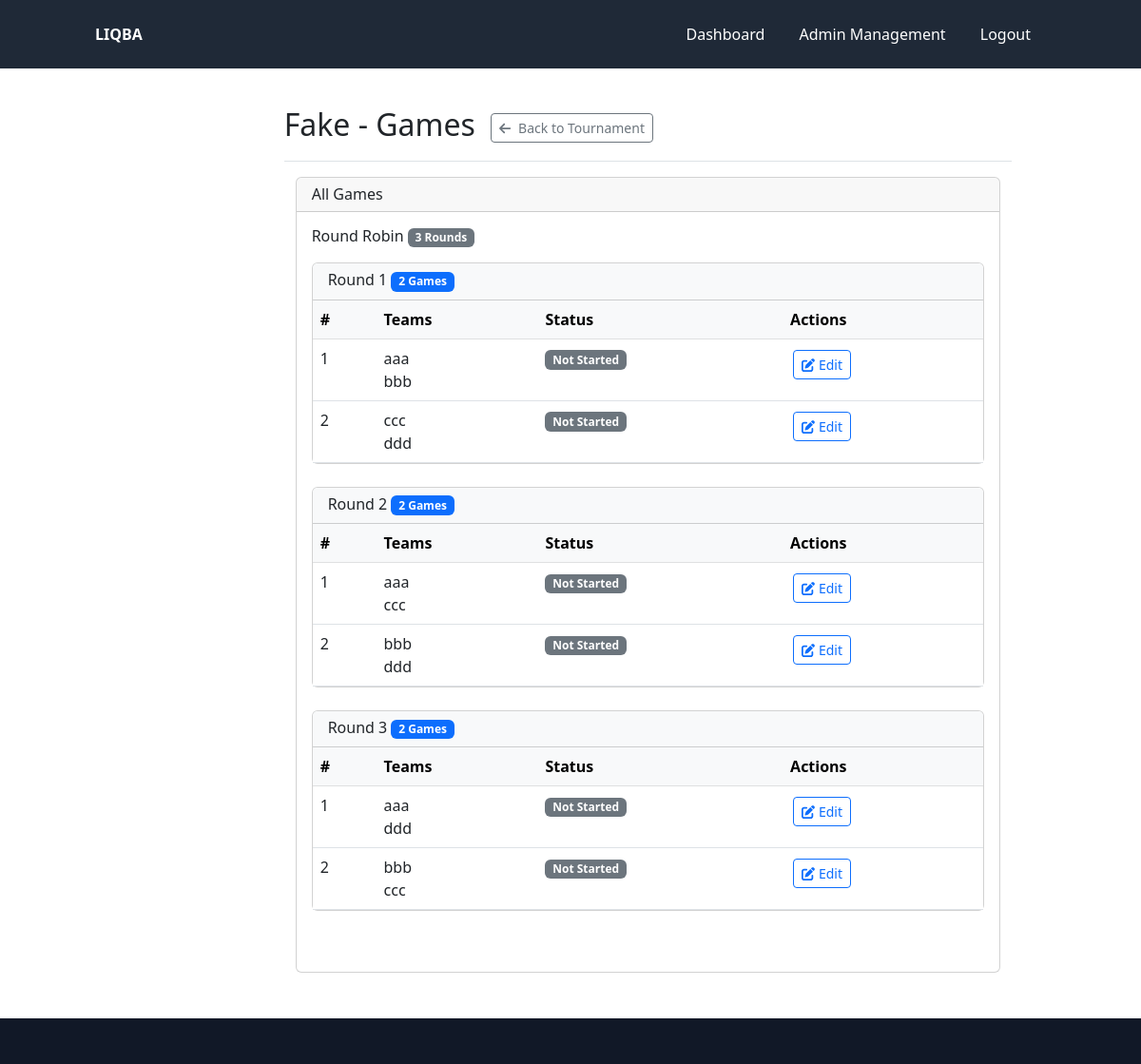
The page /admin/tournament/1/games (signed in) on the database as committed earlier.
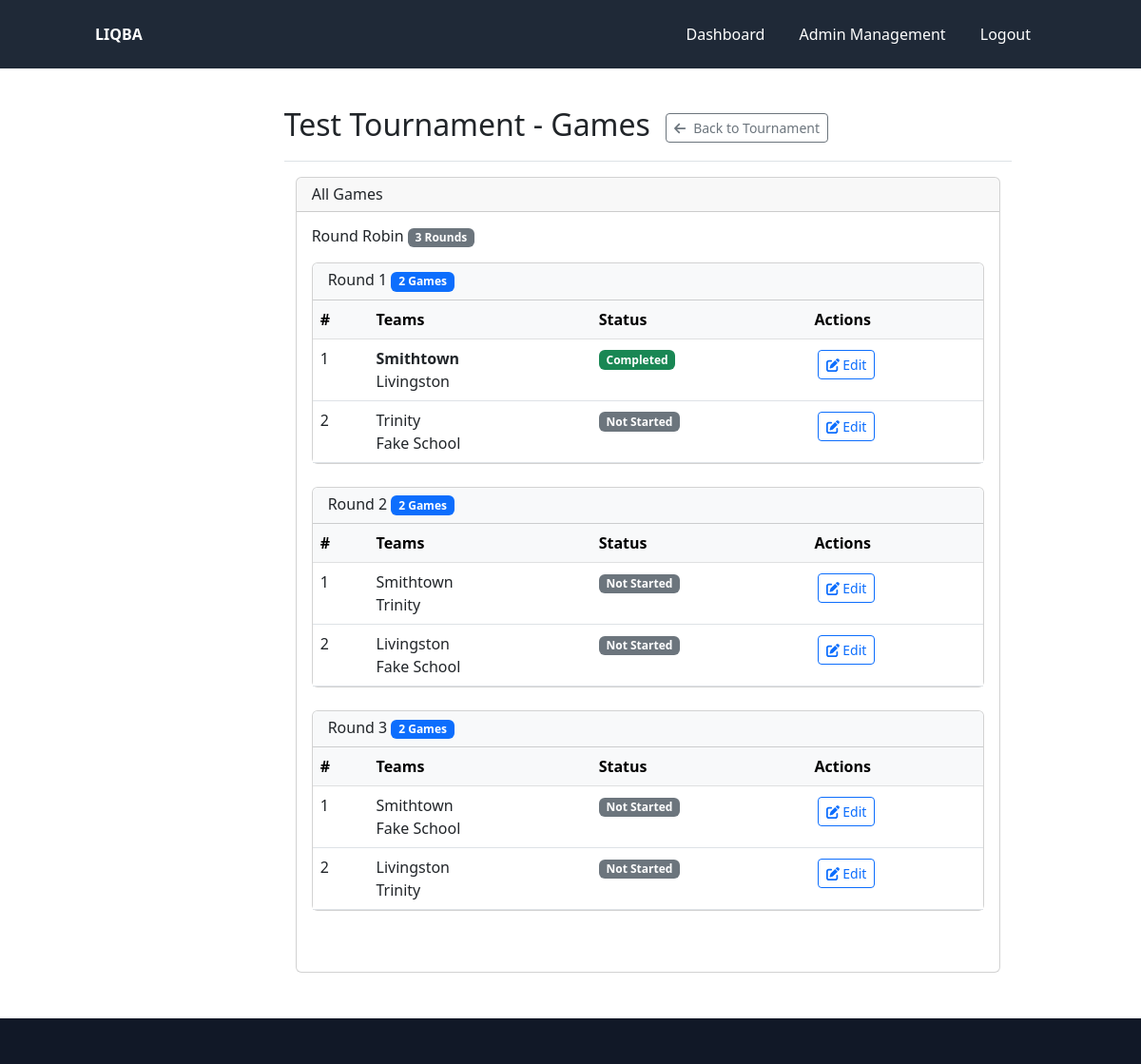
The same page on the database as committed later.
### models/tournament.py (models this page shows, shortened)
class Tournament(db.Model):
    __tablename__ = 'tournament'
    id = db.Column(db.Integer, primary_key=True)
    name = db.Column(db.String(100), nullable=False)
    date = db.Column(db.Date, nullable=False)
    location = db.Column(db.String(100))
    password = db.Column(db.String(10), nullable=False)
    format_json = db.Column(db.Text, nullable=False, default='{}')  # JSON format with default value
    status = db.Column(db.String(20), default='planning')  # planning, registration, active, completed
    created_at = db.Column(db.DateTime, server_default=db.func.now())
    updated_at = db.Column(db.DateTime, server_default=db.func.now(), onupdate=db.func.now())
    games = db.relationship('Game', back_populates='tournament', lazy=True, cascade='all, delete-orphan')
    questions = db.relationship('Question', back_populates='tournament_rel', lazy=True, foreign_keys='Question.tournament_id')
    team_aliases = db.relationship('TeamAlias', back_populates='tournament', lazy=True, cascade='all, delete-orphan')
    room_aliases = db.relationship('RoomAlias', back_populates='tournament', lazy=True, cascade='all, delete-orphan')
    reader_assignments = db.relationship(
        'ReaderTournament',
        back_populates='tournament',
        cascade='all, delete-orphan',
        single_parent=True
    )
    readers = association_proxy(
        'reader_assignments', 'reader',
        creator=lambda r: ReaderTournament(reader=r)
    )
    @property
    def format(self):
        return json.loads(self.format_json)
    @format.setter
    def format(self, value):
        if isinstance(value, str):
            self.format_json = value
        else:
            self.format_json = json.dumps(value)

### models/game.py (models this page shows, shortened)
class Game(db.Model):
    __tablename__ = 'game'
    __table_args__ = {'extend_existing': True}
    id = Column(db.Integer, primary_key=True)
    team1 = Column(String(100), nullable=False)
    team2 = Column(String(100), nullable=False)
    result = Column(Integer, nullable=False, default=-2)  # -2: not played, 1: team1 wins, 0: draw, -1: team2 wins
    tournament_id = Column(Integer, db.ForeignKey('tournament.id', name='fk_game_tournament'), nullable=False)
    round_number = Column(Integer, nullable=False)
    stage_id = Column(Integer, nullable=False)  # 1: preliminary, 2: playoff, etc.
    scorecard = Column(Text, nullable=True)
    tournament = db.relationship('Tournament', back_populates='games')
    questions = db.relationship('Question', back_populates='game_rel', lazy=True, foreign_keys='Question.game_id')
    alerts = db.relationship('Alert', back_populates='game', lazy='dynamic', cascade='all, delete-orphan')

### controllers/admin_controller.py (the view)
@admin_bp.route('/tournament/<int:tournament_id>/games')
@admin_login_required
def list_tournament_games(tournament_id):
    tournament = Tournament.query.get_or_404(tournament_id)
    games = Game.query.filter_by(tournament_id=tournament_id)\
                     .order_by(Game.stage_id, Game.round_number, Game.id)\
                     .all()
    aliases = TeamAlias.query.filter_by(tournament_id=tournament_id).all()
    alias_map = {alias.id: alias.team_name for alias in aliases}
    games_by_stage = {}
    for game in games:
        if not hasattr(game, 'stage_id') or game.stage_id is None:
            game.stage_id = 1
        if not hasattr(game, 'round_number') or game.round_number is None:
            game.round_number = 1
        stage_id = game.stage_id
        round_num = game.round_number
        if stage_id not in games_by_stage:
            games_by_stage[stage_id] = {}
        if round_num not in games_by_stage[stage_id]:
            games_by_stage[stage_id][round_num] = []
        def get_team_name(team_ref):
            if not team_ref:
                return None
            if team_ref.startswith(('W(', 'L(')):
                _, name, _ = resolve_team_reference(tournament_id, team_ref)
                return name or team_ref
            try:
                alias_id = int(team_ref.replace('T', ''))
                return alias_map.get(alias_id, team_ref)
            except (ValueError, AttributeError):
                return team_ref
        game.team1_name = get_team_name(game.team1)
        game.team2_name = get_team_name(game.team2)
        games_by_stage[stage_id][round_num].append(game)
        game._match_number = len(games_by_stage[stage_id][round_num])
    format_data = json.loads(tournament.format_json) if tournament.format_json else {}
    return render_template(
        'admin/tournament_games.html',
        tournament=tournament,
        games_by_stage=games_by_stage,
        format_data=format_data
    )

### controllers/admin_controller.py (called while the page is built)
def admin_login_required(f):
    @wraps(f)
    def decorated_function(*args, **kwargs):
        if 'admin_id' not in session:
            flash('Please login first', 'warning')
            return redirect(url_for('admin.login'))
        return f(*args, **kwargs)
    return decorated_function

@admin_bp.before_request
def check_password_change():
    if 'admin_id' not in session or request.endpoint in ['admin.logout', 'admin.change_password', 'static']:
        return
    admin = Admin.query.get(session['admin_id'])
    if admin and admin.needs_password_change:
        if request.endpoint != 'admin.change_password':
            return redirect(url_for('admin.change_password'))

### controllers/reader_controller.py (called while the page is built)
@login_manager.user_loader
def load_reader(reader_id):
    return Reader.query.get(int(reader_id))

### templates/admin/tournament_games.html
{% extends "admin/base.html" %}
{% block page_title %}
  {{ tournament.name }} - Games
  <a href="{{ url_for('admin.tournament_details', tournament_id=tournament.id) }}" class="btn btn-outline-secondary btn-sm ms-2">
    <i class="fas fa-arrow-left me-1"></i> Back to Tournament
  </a>
{% endblock %}
{% block admin_content %}
<div class="container-fluid">
  <div class="card mb-4">
    <div class="card-header">
      <h5 class="mb-0">All Games</h5>
    </div>
    <div class="card-body">
      {% if not games_by_stage %}
        <div class="alert alert-info">No games found for this tournament.</div>
      {% else %}
        {% for stage_id, rounds in games_by_stage.items()|sort %}
          {% set stage_name = format_data.tournament_format.stages|selectattr('stage_id', 'equalto', stage_id)|map(attribute='stage_name')|first %}
          <div class="mb-5">
            <h4 class="mb-3">
              {{ stage_name or ("Stage " ~ stage_id) }}
              <span class="badge bg-secondary">{{ rounds|length }} Rounds</span>
            </h4>
            {% for round_num, games in rounds.items()|sort %}
              <div class="card mb-4">
                <div class="card-header bg-light">
                  <h5 class="mb-0">
                    Round {{ round_num }}
                    <span class="badge bg-primary">{{ games|length }} Games</span>
                  </h5>
                </div>
                <div class="card-body p-0">
                  <div class="table-responsive">
                    <table class="table table-hover mb-0">
                      <thead class="table-light">
                        <tr>
                          <th>#</th>
                          <th>Teams</th>
                          <th>Status</th>
                          <th>Actions</th>
                        </tr>
                      </thead>
                      <tbody>
                        {% for game in games|sort(attribute='id') %}
                          <tr>
                            <td>{% if game.match_number %}{{ game.match_number }}{% else %}{{ loop.index }}{% endif %}</td>
                            <td>
                              <div class="d-flex flex-column">
                                <span class="{% if game.result == 1 %}fw-bold{% endif %}">
                                  {{ game.team1_name or ('Team ' ~ game.team1) }}
                                </span>
                                <span class="{% if game.result == 2 %}fw-bold{% endif %}">
                                  {{ game.team2_name or ('Team ' ~ game.team2) }}
                                </span>
                              </div>
                            </td>
                            <td>
                              {% if game.result is not none and game.result > 0 %}
                                <span class="badge bg-success">Completed</span>
                              {% elif game.result == 0 %}
                                <span class="badge bg-warning">In Progress</span>
                              {% else %}
                                <span class="badge bg-secondary">Not Started</span>
                              {% endif %}
                            </td>
                            <td>
                              <a href="{{ url_for('admin.edit_game_scorecard', tournament_id=tournament.id, game_id=game.id) }}"
                                 class="btn btn-sm btn-outline-primary"
                                 title="Edit Scorecard">
                                <i class="fas fa-edit"></i> Edit
                              </a>
                            </td>
                          </tr>
                        {% endfor %}
                      </tbody>
                    </table>
                  </div>
                </div>
              </div>
            {% endfor %}
          </div>
        {% endfor %}
      {% endif %}
    </div>
  </div>
</div>
{% endblock %}

### templates/admin/base.html (shortened to what this page needs)
{% extends "base.html" %}
{% block content %}
<div class="container-fluid">
    <div class="row">
        <main class="col-md-9 ms-sm-auto col-lg-10 px-md-4">
            <div class="d-flex justify-content-between flex-wrap flex-md-nowrap align-items-center pt-3 pb-2 mb-3 border-bottom">
                <h1 class="h2">{% block page_title %}{% endblock %}</h1>
            </div>
            {% block admin_content %}{% endblock %}
        </main>
    </div>
</div>
{% endblock %}

### templates/base.html (shortened to what this page needs)
<!DOCTYPE html>
<html lang="en">
<head>
    <script src="https://cdn.tailwindcss.com"></script>
    <link href="https://cdn.jsdelivr.net/npm/bootstrap@5.3.0/dist/css/bootstrap.min.css" rel="stylesheet">
    <link rel="stylesheet" href="https://cdn.jsdelivr.net/npm/bootstrap-icons@1.10.0/font/bootstrap-icons.css">
</head>
<body class="min-h-screen flex flex-col">
    <nav class="bg-gray-800 text-white p-4">
        <div class="container mx-auto flex justify-between">
            <a href="{{ url_for('index') }}" class="font-bold hover:underline">LIQBA</a>
            <div>
                {% if 'admin_id' in session %}
                    <a href="{{ url_for('admin.dashboard') }}" class="px-3 hover:underline">Dashboard</a>
                    <a href="{{ url_for('admin.list_admins') }}" class="px-3 hover:underline">Admin Management</a>
                    <a href="{{ url_for('admin.logout') }}" class="px-3 hover:underline">Logout</a>
                {% endif %}
            </div>
        </div>
    </nav>
    <main class="container mx-auto flex-grow p-6">
        {% block content %}{% endblock %}
    </main>
    <footer class="bg-gray-900 text-gray-300 text-center p-4">
    </footer>
</body>
</html>

### templates/base.html (style rules this page uses)
.btn { margin: 0.2rem; }
html, body { height: 100%; }
body { display: flex; flex-direction: column; }
main { flex: 1 0 auto; }

Rows that differ between the two databases and show on the page:
changed Tournament: name "Fake" → "Test Tournament"
changed Game (number 1 of 6 on the later page): team1_name "aaa" → "Smithtown"; team2_name "bbb" → "Livingston"; result -2 → 1 (drawn)
computed for Game (number 2 of 6 on the later page): team1_name "ccc" → "Trinity"; team2_name "ddd" → "Fake School"
changed Game (number 3 of 6 on the later page): team1_name "aaa" → "Smithtown"; team2_name "ccc" → "Trinity"
computed for Game (number 4 of 6 on the later page): team1_name "bbb" → "Livingston"; team2_name "ddd" → "Fake School"
changed Game (number 5 of 6 on the later page): team1_name "aaa" → "Smithtown"; team2_name "ddd" → "Fake School"
computed for Game (number 6 of 6 on the later page): team1_name "bbb" → "Livingston"; team2_name "ccc" → "Trinity"
Other text that changed with them:
list line gone: "Not Started"
new list line: "Completed"
